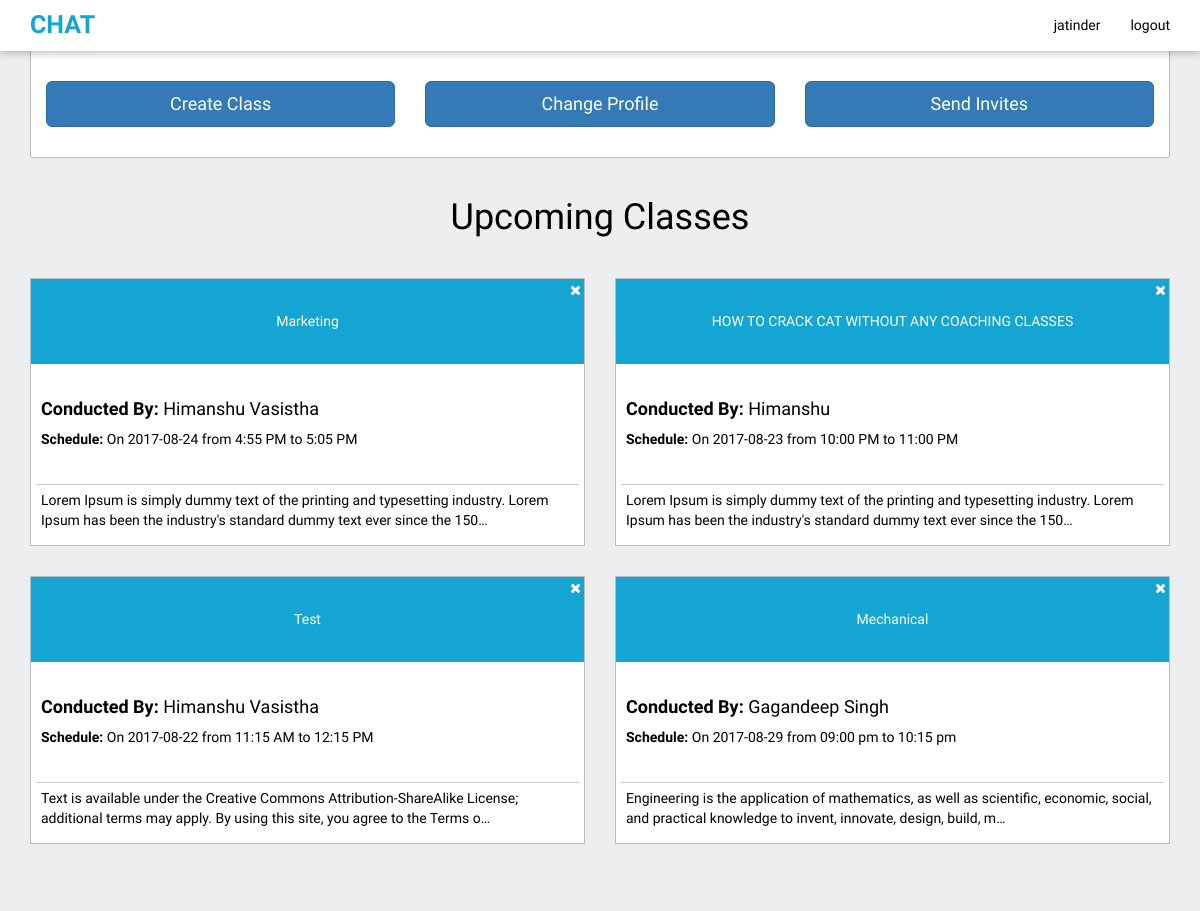
The app's page /functions/ (signed in) with its own data.
### chat/models.py (models this page shows)
class Createclass(models.Model):
    user = models.ForeignKey(User)
    Title = models.CharField(max_length=200, default='')
    Subject = models.CharField(max_length=200, default='')
    date = models.CharField(max_length=200, default='')
    From = models.CharField(max_length=60,default='')
    to = models.CharField(max_length=60,default='')
    instructor = models.CharField(max_length=60, default='')
    description = models.TextField(default='')
    Image = models.ImageField(upload_to='profile_image', blank=True)

### chat/views.py (the view)
# urls.py: url(r'^functions/$', views.Function, name='Function'),
def Function(request, template_name='rest.html'):
	chat = Createclass.objects.order_by('-id')
	users = User.objects.all()
	data['object_list'] = chat
	return render(request, template_name,{'chat': chat,'users': users})

### templates/rest.html (shortened to what this page needs)
<!DOCTYPE html>
<html>
<head>
 {% load staticfiles %}
<link rel="stylesheet" type="text/css" href="https://maxcdn.bootstrapcdn.com/bootstrap/3.3.7/css/bootstrap.min.css">
<link rel="stylesheet" type="text/css" href='{%static "css/app.css" %}'/>
<link rel="stylesheet" href="https://maxcdn.bootstrapcdn.com/font-awesome/4.4.0/css/font-awesome.min.css">
</head>
<body >
<nav class="navbar navbar-default navbar-fixed-top">
  <div class="container">
    <div class="navbar-header">
      <a class="navbar-brand"  href="#">chat</a>
    </div>
    <div class="collapse navbar-collapse" id="bs-example-navbar-collapse-1">
      <ul class="nav navbar-nav navbar-right">
	  <li> {% if user.is_authenticated %}
      <a href="#">  {{ user.username }}</a></li>
     <li>  <a href="{% url 'logout' %}"> logout</a></li>
       {% else %}
	   <li><a href="/register">Signup <i class="fa fa-user-plus"></i></a></li>
       <li><a href="{% url 'login' %}">Login <i class="fa fa-user"></i></a></li>
       {% endif %}
	   </ul>
    </div>
  </div>
</nav>
<div class="container">
<div class="row">
{% if user.profile.utype == '1'%}
<div class="col-md-12">
<div class="wrap-functions">
<div class="col-md-4 col-xs-12 text-center">
<a href="/create" class="btn btn-primary btn-lg" style="width:100%">Create Class </a>
</div>
<div class="col-md-4 col-xs-12 text-center">
<a href="#" class="btn btn-primary btn-lg" style="width:100%" data-toggle="modal" data-target="#myModal">Change Profile  </a></a>
</div>
<div class="col-md-4 col-xs-12 text-center">
<a href="/Ainvites" class="btn btn-primary btn-lg" style="width:100%" >Send Invites </a>
</div>
</div>
</div>
<div class="col-md-12">
<div class="row">
<br>
<div class="text-center"><h1>Upcoming Classes</h1></div>
<div class="wrap-body">
{% for obj in chat %}
<div class="col-md-6">
<div class="block-tile">
<a class="del" data-id= {{obj.id }}  data-toggle="modal" data-target="#confirmDelete"><i class="fa fa-remove"></i></a>
<a href='{% url "home" obj.id %}'class="link1">
<div class="classname">
<h5>{{ obj.Title }}</h5>
</div>
<div class="info">
<div class="conduct">
<h4><b>Conducted By: </b>{{ obj.instructor }}</h4>
<p><b>Schedule: </b> On {{ obj.date }} from {{ obj.From }} to {{ obj.to }}</p>
</div>
<div class="desc">
<p>{{ obj.description|truncatechars:150}}</p>
</div>
</div>
</a>
</div>
</div>
   {% empty %}
    <li style="color:red">No Classes</li>
    {% endfor %}
</div>
</div>
</div>
{% endif %}
<div class="clearfix"></div>
		<br>
	<br>
</div>
</div>
		<br>
	<br>
		<br>
	<br>
 </body>
</html>

### static/css/app.css (style rules this page uses)
body { margin-top:50px; background:#edeeef; background-size: cover; background-position: center; font-family: Lato; color: black; height:100%; font-family: 'PT Sans', sans-serif; }
html { height: 100%; }
nav { background:white !important; border-color:transparent !important; color:black; box-shadow:0px 1px 9px rgba(0, 0, 0, 0.31); font-family: 'Titillium Web', sans-serif; }
.navbar-brand { font-weight:bold; font-size:25px; text-transform:uppercase; color:#15a5d2 !important; }
nav li a { color:#000 !important; }
.wrap-functions { float:left; width:100%; background:white; border:1px solid #bdbdbd; border-radius:2px; padding:30px 0px; }
.wrap-functions div a { width:100% }
.wrap-body { float:left; width:100%; border-radius:2px; }
.wrap-body .block-tile { float:left; width:100%; background:white; border:1px solid #bdbdbd; position:relative; margin-top:30px; color:black!important; }
.wrap-body .block-tile .del { position:absolute; right:3px; top:1px; display:block; color:white; }
.link1 { text-decoration:none; color:black; }
.wrap-body .block-tile .classname { float:left; width:100%; background:#15a5d2; color:white; padding:25px 5px; text-align:center; }
.wrap-body .block-tile .info { float:left; width:100%; background:white; padding:0px 5px; }
.wrap-body .block-tile .info .conduct { float:left; width:100%; padding:25px 5px; border-bottom:solid 1px #ccc; }
.wrap-body .block-tile .info .desc { float:left; width:100%; padding:5px 5px; }

### records on screen
Createclass: Title "Marketing", instructor "Himanshu Vasistha", date "2017-08-24", From "4:55 PM", to "5:05 PM", description "Lorem Ipsum is simply dummy text of the printing and typesetting industry. Lorem Ipsum has been the industry's standard dummy text ever since the 150…"
Createclass: Title "HOW TO CRACK CAT WITHOUT ANY COACHING CLASSES", instructor "Himanshu", date "2017-08-23", From "10:00 PM", to "11:00 PM", description "Lorem Ipsum is simply dummy text of the printing and typesetting industry. Lorem Ipsum has been the industry's standard dummy text ever since the 150…"
Createclass: Title "Test", instructor "Himanshu Vasistha", date "2017-08-22", From "11:15 AM", to "12:15 PM", description "Text is available under the Creative Commons Attribution-ShareAlike License; additional terms may apply. By using this site, you agree to the Terms o…"
Createclass: Title "Mechanical", instructor "Gagandeep Singh", date "2017-08-29", From "09:00 pm", to "10:15 pm", description "Engineering is the application of mathematics, as well as scientific, economic, social, and practical knowledge to invent, innovate, design, build, m…"

### other values on screen
{{ user.username }} "jatinder"
